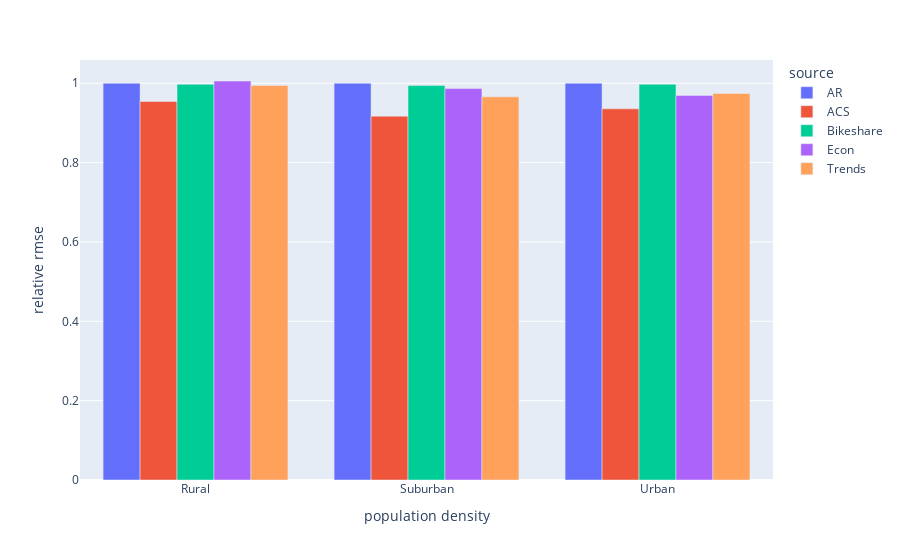

Source (notebook cell):
### Code cell
import plotly.express as px
fig = px.bar(all_, x=all_.index, y = all_['rmse'], color = all_['source'], barmode = 'group')
fig.update_yaxes(title = 'relative rmse')
fig.update_xaxes(title = 'population density')
fig.show()

### Figure 1 — Plotly figure (JSON) as saved in the notebook; plotly's stock layout.template omitted (floating-point values rounded to 4 significant figures)
{"data": [{"alignmentgroup": "True", "hovertemplate": "source=AR<br>buckets=%{x}<br>rmse=%{y}<extra></extra>", "legendgroup": "AR", "marker": {"color": "#636efa", "pattern": {"shape": ""}}, "name": "AR", "offsetgroup": "AR", "orientation": "v", "showlegend": true, "textposition": "auto", "type": "bar", "x": ["Rural", "Suburban", "Urban"], "xaxis": "x", "y": [1.0, 1.0, 1.0], "yaxis": "y"}, {"alignmentgroup": "True", "hovertemplate": "source=ACS<br>buckets=%{x}<br>rmse=%{y}<extra></extra>", "legendgroup": "ACS", "marker": {"color": "#EF553B", "pattern": {"shape": ""}}, "name": "ACS", "offsetgroup": "ACS", "orientation": "v", "showlegend": true, "textposition": "auto", "type": "bar", "x": ["Rural", "Suburban", "Urban"], "xaxis": "x", "y": [0.9542, 0.9171, 0.9356], "yaxis": "y"}, {"alignmentgroup": "True", "hovertemplate": "source=Bikeshare<br>buckets=%{x}<br>rmse=%{y}<extra></extra>", "legendgroup": "Bikeshare", "marker": {"color": "#00cc96", "pattern": {"shape": ""}}, "name": "Bikeshare", "offsetgroup": "Bikeshare", "orientation": "v", "showlegend": true, "textposition": "auto", "type": "bar", "x": ["Rural", "Suburban", "Urban"], "xaxis": "x", "y": [0.9974, 0.9942, 0.9976], "yaxis": "y"}, {"alignmentgroup": "True", "hovertemplate": "source=Econ<br>buckets=%{x}<br>rmse=%{y}<extra></extra>", "legendgroup": "Econ", "marker": {"color": "#ab63fa", "pattern": {"shape": ""}}, "name": "Econ", "offsetgroup": "Econ", "orientation": "v", "showlegend": true, "textposition": "auto", "type": "bar", "x": ["Rural", "Suburban", "Urban"], "xaxis": "x", "y": [1.006, 0.9867, 0.9694], "yaxis": "y"}, {"alignmentgroup": "True", "hovertemplate": "source=Trends<br>buckets=%{x}<br>rmse=%{y}<extra></extra>", "legendgroup": "Trends", "marker": {"color": "#FFA15A", "pattern": {"shape": ""}}, "name": "Trends", "offsetgroup": "Trends", "orientation": "v", "showlegend": true, "textposition": "auto", "type": "bar", "x": ["Rural", "Suburban", "Urban"], "xaxis": "x", "y": [0.9943, 0.9658, 0.9744], "yaxis": "y"}], "layout": {"barmode": "group", "legend": {"title": {"text": "source"}, "tracegroupgap": 0}, "margin": {"t": 60}, "xaxis": {"anchor": "y", "domain": [0, 1], "title": {"text": "population density"}}, "yaxis": {"anchor": "x", "domain": [0, 1], "title": {"text": "relative rmse"}}}}
